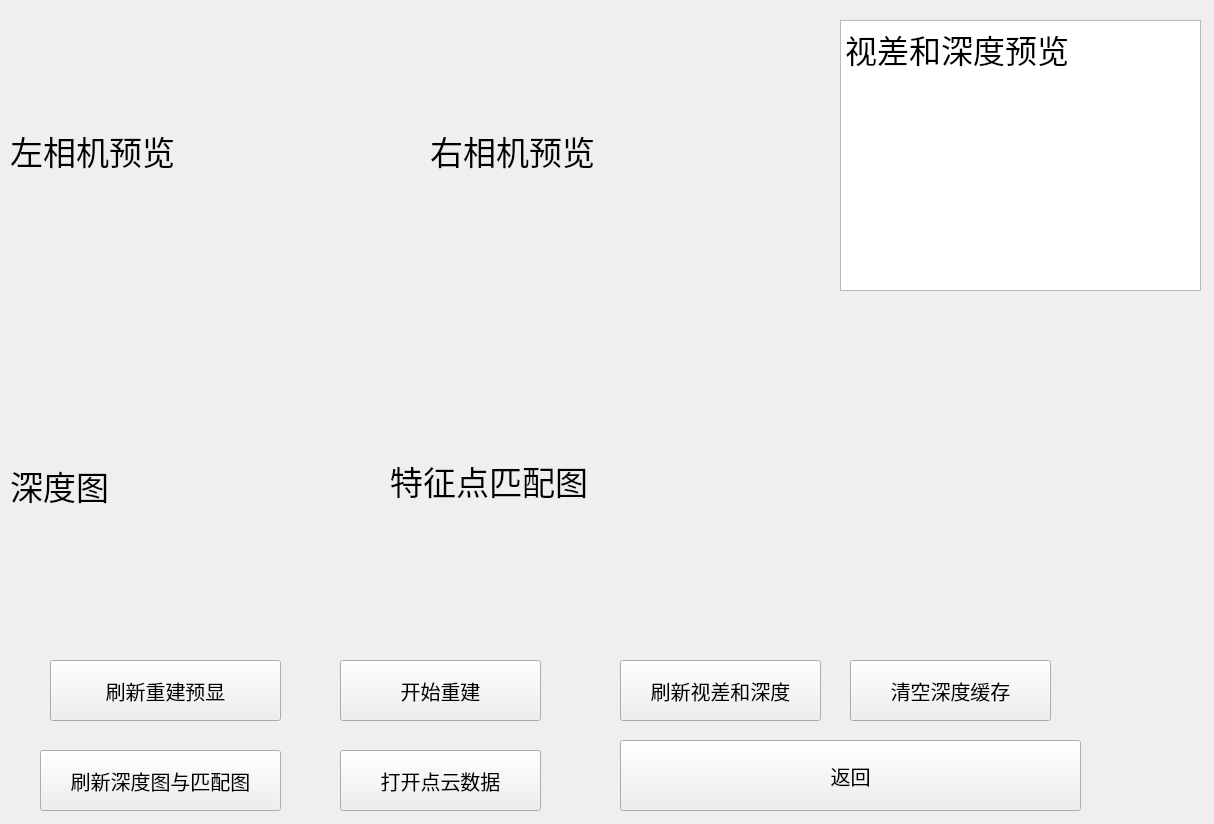
<?xml version="1.0" encoding="UTF-8"?>
<ui version="4.0">
 <class>FormRebuild</class>
 <widget class="QWidget" name="FormRebuild">
  <property name="geometry">
   <rect>
    <x>0</x>
    <y>0</y>
    <width>1214</width>
    <height>824</height>
   </rect>
  </property>
  <property name="windowTitle">
   <string>Form</string>
  </property>
  <widget class="QPushButton" name="pushButton_back">
   <property name="geometry">
    <rect>
     <x>620</x>
     <y>740</y>
     <width>461</width>
     <height>71</height>
    </rect>
   </property>
   <property name="font">
    <font>
     <pointsize>15</pointsize>
    </font>
   </property>
   <property name="text">
    <string>返回</string>
   </property>
  </widget>
  <widget class="QLabel" name="label_l">
   <property name="geometry">
    <rect>
     <x>10</x>
     <y>20</y>
     <width>331</width>
     <height>261</height>
    </rect>
   </property>
   <property name="font">
    <font>
     <pointsize>25</pointsize>
    </font>
   </property>
   <property name="text">
    <string>左相机预览</string>
   </property>
  </widget>
  <widget class="QLabel" name="label_r">
   <property name="geometry">
    <rect>
     <x>430</x>
     <y>20</y>
     <width>331</width>
     <height>261</height>
    </rect>
   </property>
   <property name="font">
    <font>
     <pointsize>25</pointsize>
    </font>
   </property>
   <property name="text">
    <string>右相机预览</string>
   </property>
  </widget>
  <widget class="QPushButton" name="pushButton">
   <property name="geometry">
    <rect>
     <x>50</x>
     <y>660</y>
     <width>231</width>
     <height>61</height>
    </rect>
   </property>
   <property name="font">
    <font>
     <pointsize>15</pointsize>
    </font>
   </property>
   <property name="text">
    <string>刷新重建预显</string>
   </property>
  </widget>
  <widget class="QPushButton" name="pushButton_rebuild">
   <property name="geometry">
    <rect>
     <x>340</x>
     <y>660</y>
     <width>201</width>
     <height>61</height>
    </rect>
   </property>
   <property name="font">
    <font>
     <pointsize>15</pointsize>
    </font>
   </property>
   <property name="text">
    <string>开始重建</string>
   </property>
  </widget>
  <widget class="QTextEdit" name="textEdit">
   <property name="geometry">
    <rect>
     <x>840</x>
     <y>20</y>
     <width>361</width>
     <height>271</height>
    </rect>
   </property>
   <property name="html">
    <string>&lt;!DOCTYPE HTML PUBLIC &quot;-//W3C//DTD HTML 4.0//EN&quot; &quot;http://www.w3.org/TR/REC-html40/strict.dtd&quot;&gt;
&lt;html&gt;&lt;head&gt;&lt;meta name=&quot;qrichtext&quot; content=&quot;1&quot; /&gt;&lt;style type=&quot;text/css&quot;&gt;
p, li { white-space: pre-wrap; }
&lt;/style&gt;&lt;/head&gt;&lt;body style=&quot; font-family:'SimSun'; font-size:9pt; font-weight:400; font-style:normal;&quot;&gt;
&lt;p style=&quot; margin-top:0px; margin-bottom:0px; margin-left:0px; margin-right:0px; -qt-block-indent:0; text-indent:0px;&quot;&gt;&lt;span style=&quot; font-size:24pt;&quot;&gt;视差和深度预览&lt;/span&gt;&lt;/p&gt;&lt;/body&gt;&lt;/html&gt;</string>
   </property>
  </widget>
  <widget class="QPushButton" name="pushButton_deep">
   <property name="geometry">
    <rect>
     <x>620</x>
     <y>660</y>
     <width>201</width>
     <height>61</height>
    </rect>
   </property>
   <property name="font">
    <font>
     <pointsize>15</pointsize>
    </font>
   </property>
   <property name="text">
    <string>刷新视差和深度</string>
   </property>
  </widget>
  <widget class="QPushButton" name="pushButton_depDel">
   <property name="geometry">
    <rect>
     <x>850</x>
     <y>660</y>
     <width>201</width>
     <height>61</height>
    </rect>
   </property>
   <property name="font">
    <font>
     <pointsize>15</pointsize>
    </font>
   </property>
   <property name="text">
    <string>清空深度缓存</string>
   </property>
  </widget>
  <widget class="QPushButton" name="seeMatchButton">
   <property name="geometry">
    <rect>
     <x>40</x>
     <y>750</y>
     <width>241</width>
     <height>61</height>
    </rect>
   </property>
   <property name="font">
    <font>
     <pointsize>15</pointsize>
    </font>
   </property>
   <property name="text">
    <string>刷新深度图与匹配图</string>
   </property>
  </widget>
  <widget class="QPushButton" name="seeDataButton">
   <property name="geometry">
    <rect>
     <x>340</x>
     <y>750</y>
     <width>201</width>
     <height>61</height>
    </rect>
   </property>
   <property name="font">
    <font>
     <pointsize>15</pointsize>
    </font>
   </property>
   <property name="text">
    <string>打开点云数据</string>
   </property>
  </widget>
  <widget class="QLabel" name="deep_label">
   <property name="geometry">
    <rect>
     <x>10</x>
     <y>330</y>
     <width>331</width>
     <height>311</height>
    </rect>
   </property>
   <property name="font">
    <font>
     <pointsize>25</pointsize>
    </font>
   </property>
   <property name="text">
    <string>深度图</string>
   </property>
  </widget>
  <widget class="QLabel" name="match_label">
   <property name="geometry">
    <rect>
     <x>390</x>
     <y>320</y>
     <width>771</width>
     <height>321</height>
    </rect>
   </property>
   <property name="font">
    <font>
     <pointsize>25</pointsize>
    </font>
   </property>
   <property name="text">
    <string>特征点匹配图</string>
   </property>
  </widget>
 </widget>
 <resources/>
 <connections/>
</ui>
